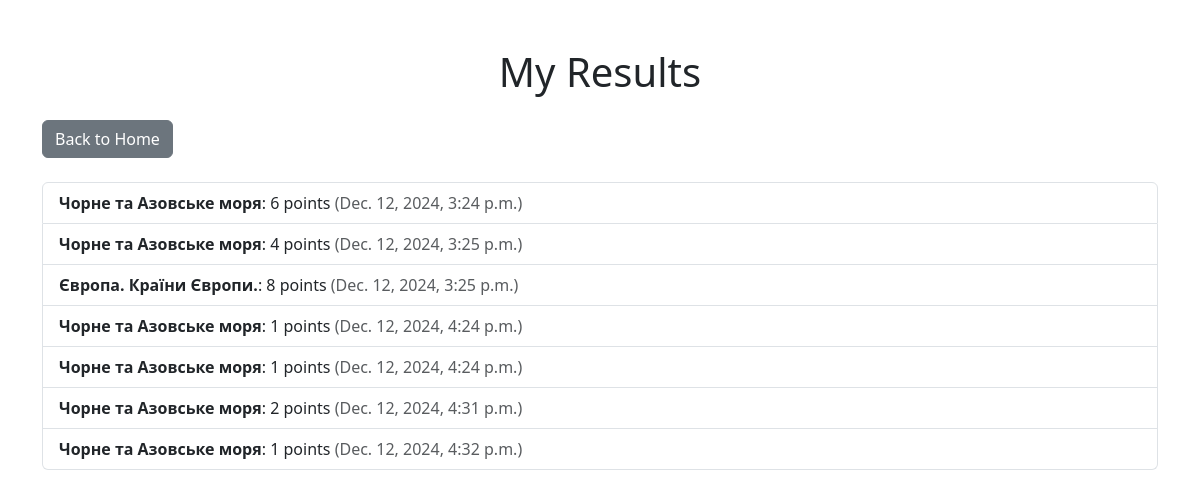
The app's page /user_results/ (signed in) with its own data.
### quiz/models.py (models this page shows, shortened)
class Result(models.Model):
    user = models.ForeignKey(User, on_delete=models.CASCADE)
    quiz = models.ForeignKey(Quiz, on_delete=models.CASCADE)
    score = models.IntegerField()  # Поле для зберігання кількості балів, набраних користувачем.
    date = models.DateTimeField(auto_now_add=True)  # Поле для автоматичного збереження дати створення результату.

class Quiz(models.Model):
    name = models.CharField(max_length=200)  # Поле для назви вікторини, обмежене до 200 символів.
    description = models.TextField()  # Поле для опису вікторини.
    category = models.CharField(max_length=50)  # Поле для категорії вікторини, обмежене до 50 символів.

### quiz/views.py (the view)
# urls.py: path('user_results/', views.user_results, name='user_results'),
@login_required
def user_results(request):
    user_results = Result.objects.filter(user=request.user)  # Отримуємо результати авторизованого користувача
    return render(request, 'quiz/user_results.html', {'user_results': user_results})  # Рендеримо сторінку особистих результатів

### quiz/templates/quiz/user_results.html (shortened to what this page needs)
<!DOCTYPE html>
<html lang="en">
<head>
    <link href="https://cdn.jsdelivr.net/npm/bootstrap@5.3.0-alpha1/dist/css/bootstrap.min.css" rel="stylesheet">
</head>
<body>
<div class="container mt-5">
    <h1 class="text-center mb-4">My Results</h1>
    <nav class="mb-4">
        <a href="{% url 'home' %}" class="btn btn-secondary">Back to Home</a>
    </nav>
    <ul class="list-group">
        {% for result in user_results %}
            <li class="list-group-item">
                <strong>{{ result.quiz.name }}</strong>: {{ result.score }} points
                <span class="text-muted">({{ result.date }})</span>
            </li>
        {% endfor %}
    </ul>
</div>
</body>
</html>

### records on screen
Result: quiz.name "Чорне та Азовське моря", score "6", date "Dec. 12, 2024, 3:24 p.m."
Result: quiz.name "Чорне та Азовське моря", score "4", date "Dec. 12, 2024, 3:25 p.m."
Result: quiz.name "Європа. Країни Європи.", score "8", date "Dec. 12, 2024, 3:25 p.m."
Result: quiz.name "Чорне та Азовське моря", score "1", date "Dec. 12, 2024, 4:24 p.m."
Result: quiz.name "Чорне та Азовське моря", score "1", date "Dec. 12, 2024, 4:24 p.m."
Result: quiz.name "Чорне та Азовське моря", score "2", date "Dec. 12, 2024, 4:31 p.m."
Result: quiz.name "Чорне та Азовське моря", score "1", date "Dec. 12, 2024, 4:32 p.m."
